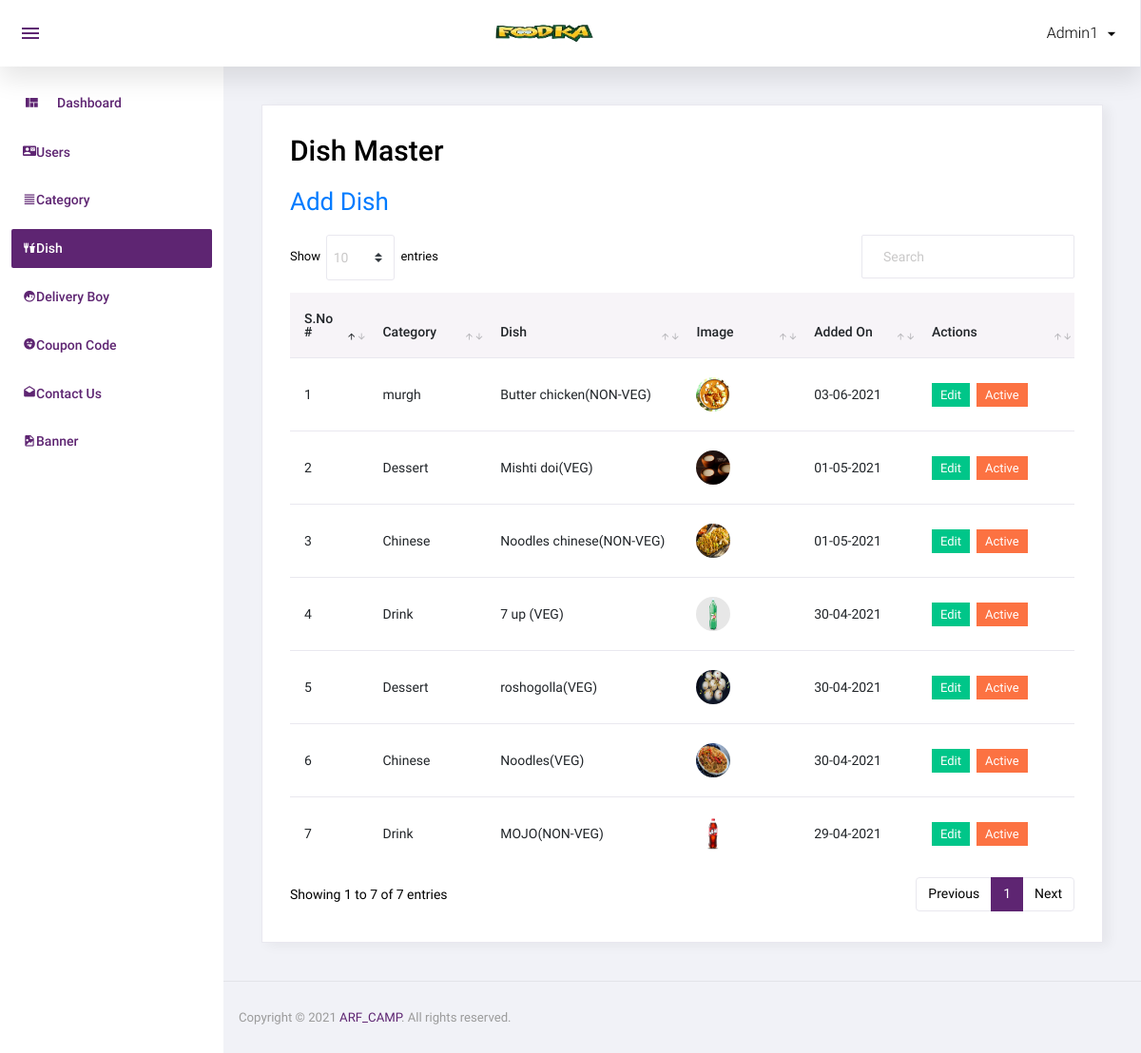
Page /admin/dish.php (signed in) on the committed database.
### tables this page shows
CREATE TABLE `dish` (
  `id` int(11) NOT NULL,
  `category_id` int(11) NOT NULL,
  `dish` varchar(100) NOT NULL,
  `dish_detail` text NOT NULL,
  `image` varchar(100) NOT NULL,
  `type` enum('veg','non-veg') NOT NULL,
  `status` int(11) NOT NULL,
  `added_on` datetime NOT NULL
);

CREATE TABLE `category` (
  `id` int(11) NOT NULL,
  `category` varchar(50) NOT NULL,
  `order_number` int(11) NOT NULL,
  `status` int(11) NOT NULL,
  `added_on` datetime NOT NULL
);

### admin/dish.php (the view, shortened to what this page needs)
<?php
include('top.php');
$sql="select dish.*,category.category from dish,category where dish.category_id=category.id order by dish.id desc";
$res=mysqli_query($con,$sql);
?>
  <div class="card">
            <div class="card-body">
              <h1 class="grid_title">Dish Master</h1>
			  <a href="manage_dish.php" class="add_link">Add Dish</a>
			  <div class="row grid_box">
                <div class="col-12">
                  <div class="table-responsive">
                    <table id="order-listing" class="table">
                      <thead>
                        <tr>
                            <th width="10%">S.No #</th>
                            <th width="15%">Category</th>
                            <th width="25%">Dish</th>
							<th width="15%">Image</th>
							<th width="15%">Added On</th>
                            <th width="20%">Actions</th>
                        </tr>
                      </thead>
                      <tbody>
                        <?php if(mysqli_num_rows($res)>0){
						$i=1;
						while($row=mysqli_fetch_assoc($res)){
						?>
						<tr>
                            <td><?php echo $i?></td>
                            <td><?php echo $row['category']?></td>
							<td><?php echo $row['dish']?>(<?php echo strtoupper($row['type'])?>)</td>
							<td><a target="_blank" href="<?php echo SITE_DISH_IMAGE.$row['image']?>"><img src="<?php echo SITE_DISH_IMAGE.$row['image']?>"/></a></td>
							<td>
							<?php
							$dateStr=strtotime($row['added_on']);
							echo date('d-m-Y',$dateStr);
							?>
							</td>
							<td>
								<a href="manage_dish.php?id=<?php echo $row['id']?>"><label class="badge badge-success hand_cursor">Edit</label></a>&nbsp;
								<?php
								if($row['status']==1){
								?>
								<a href="?id=<?php echo $row['id']?>&type=deactive"><label class="badge badge-danger hand_cursor">Active</label></a>
								<?php
								}else{
								?>
								<a href="?id=<?php echo $row['id']?>&type=active"><label class="badge badge-info hand_cursor">Deactive</label></a>
								<?php
								}
								?>
							</td>
                        </tr>
                        <?php
						$i++;
						} } else { ?>
						<tr>
							<td colspan="5">No data found</td>
						</tr>
						<?php } ?>
                      </tbody>
                    </table>
                  </div>
				</div>
              </div>
            </div>
          </div>
<?php include('footer.php');?>

### rows in the picture
dish: category.category "murgh", dish "Butter chicken", type "NON-VEG", image (picture), added_on "03-06-2021"
dish: category.category "Dessert", dish "Mishti doi", type "VEG", image (picture), added_on "01-05-2021"
dish: category.category "Chinese", dish "Noodles chinese", type "NON-VEG", image (picture), added_on "01-05-2021"
dish: category.category "Drink", dish "7 up", type "VEG", image (picture), added_on "30-04-2021"
dish: category.category "Dessert", dish "roshogolla", type "VEG", image (picture), added_on "30-04-2021"
dish: category.category "Chinese", dish "Noodles", type "VEG", image (picture), added_on "30-04-2021"
dish: category.category "Drink", dish "MOJO", type "NON-VEG", image (picture), added_on "29-04-2021"

### other values in the picture
$_SESSION['ADMIN_USER'] "Admin1"
